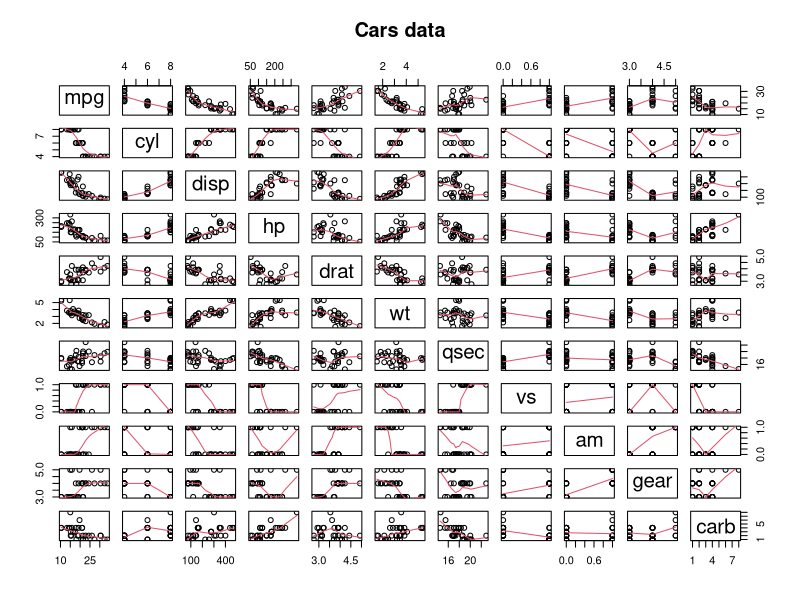
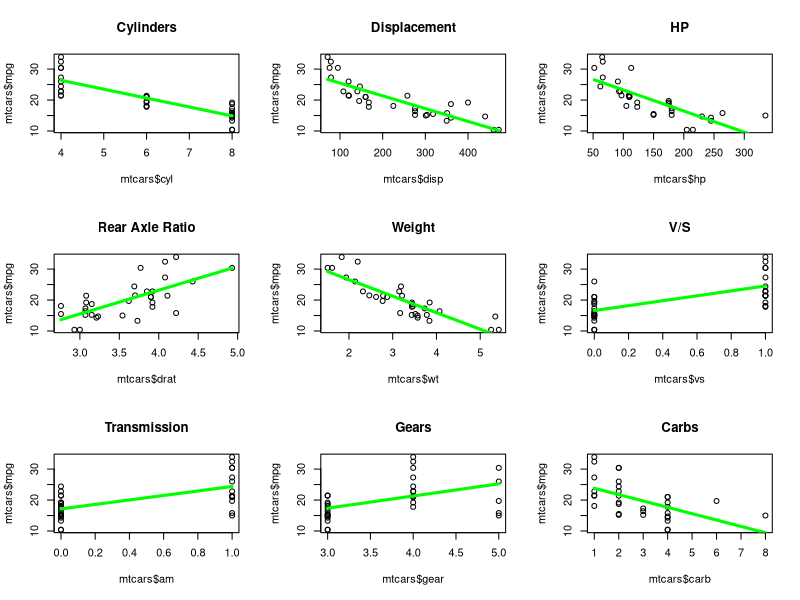
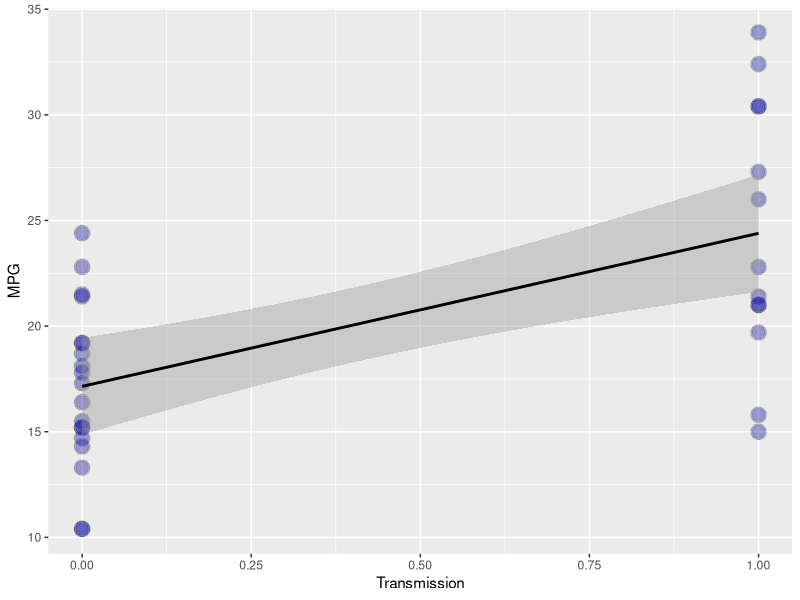
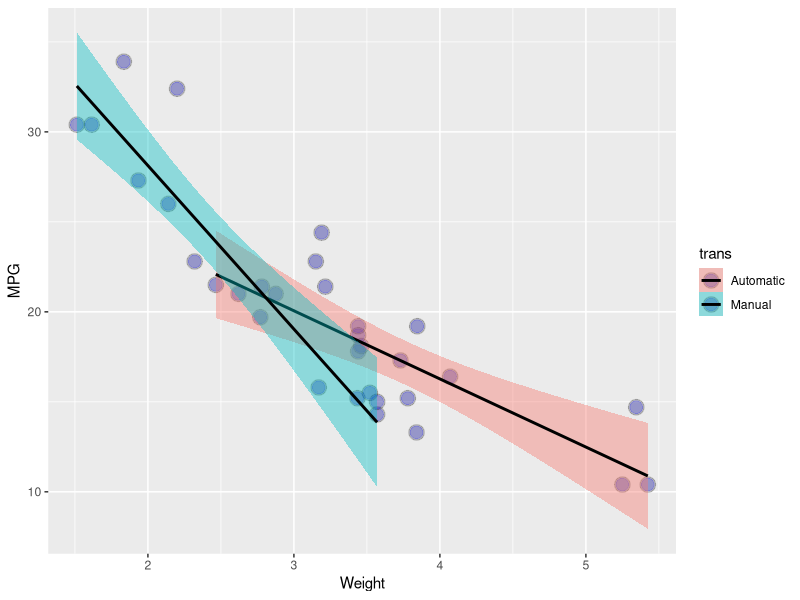
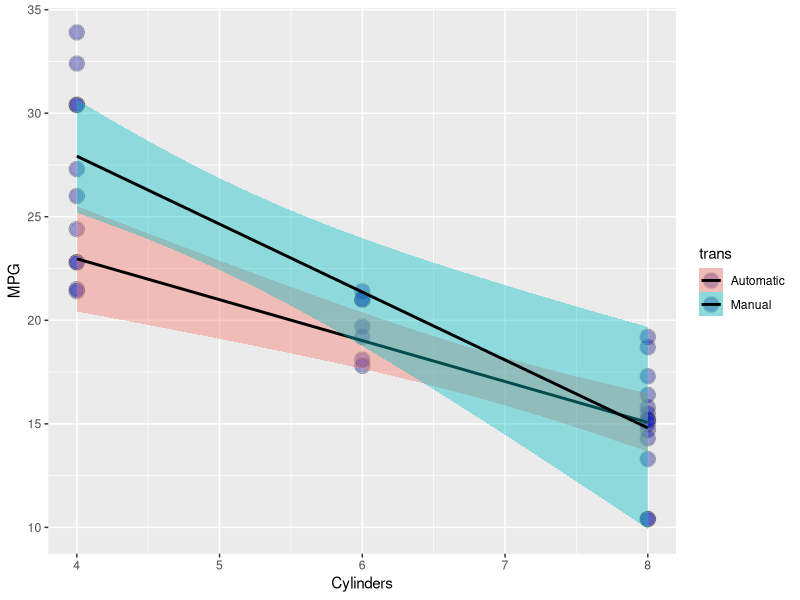

Recreate these plots in R, in order.
data(mtcars)

pairs(mpg~.,data=mtcars,panel=panel.smooth, main="Cars data")
par(mfrow=c(3,3))
plot(mtcars$cyl, mtcars$mpg, main="Cylinders"); lines(mtcars$cyl, lm(mpg ~ cyl, data=mtcars)$fitted, lwd=3, col="green")
plot(mtcars$disp, mtcars$mpg,main="Displacement"); lines(mtcars$disp, lm(mpg ~ disp, data=mtcars)$fitted, lwd=3, col="green")
plot(mtcars$hp, mtcars$mpg,main="HP"); lines(mtcars$hp, lm(mpg ~ hp, data=mtcars)$fitted, lwd=3, col="green")
plot(mtcars$drat, mtcars$mpg,main="Rear Axle Ratio"); lines(mtcars$drat, lm(mpg ~ drat, data=mtcars)$fitted, lwd=3, col="green")
plot(mtcars$wt, mtcars$mpg,main="Weight"); lines(mtcars$wt, lm(mpg ~ wt, data=mtcars)$fitted, lwd=3, col="green")
plot(mtcars$vs, mtcars$mpg,main="V/S"); lines(mtcars$vs, lm(mpg ~ vs, data=mtcars)$fitted, lwd=3, col="green")
plot(mtcars$am, mtcars$mpg,main="Transmission"); lines(mtcars$am, lm(mpg ~ am, data=mtcars)$fitted, lwd=3, col="green")
plot(mtcars$gear, mtcars$mpg,main="Gears"); lines(mtcars$gear, lm(mpg ~ gear, data=mtcars)$fitted, lwd=3, col="green")
plot(mtcars$carb, mtcars$mpg,main="Carbs"); lines(mtcars$carb, lm(mpg ~ carb, data=mtcars)$fitted, lwd=3, col="green")







#mean mpg for automatic
mean_auto=mean(mtcars[mtcars$am==0,]$mpg)

#mean mpg for manual
mean_manual=mean(mtcars[mtcars$am==1,]$mpg)

#Did the student interpret the coefficients correctly?


#Did the student do some exploratory data analyses?

#start by looking at MPG vs automatic and manual
library(ggplot2)
g=ggplot(mtcars,aes(x=am, y=mpg),)
g=g+xlab("Transmission")
g=g+ylab("MPG")
g=g+geom_point(size=5, color="black",alpha=0.2)
g=g+geom_point(size=4,color="blue",alpha=0.2)
g=g+geom_smooth(method="lm",color="black")
g

#add in weight and group by transmission
mtcars$trans="Automatic"
mtcars[mtcars$am==1,]$trans="Manual"
g=ggplot(mtcars,aes(x=wt, y=mpg, fill=trans),)
g=g+xlab("Weight")
g=g+ylab("MPG")
g=g+geom_point(size=5, color="black",alpha=0.2)
g=g+geom_point(size=4, color="blue", alpha=0.2)
g=g+geom_smooth(method="lm",color="black")
g

#add in weight and group by transmission
g=ggplot(mtcars,aes(x=cyl, y=mpg, fill=trans),)
g=g+xlab("Cylinders")
g=g+ylab("MPG")
g=g+geom_point(size=5, color="black",alpha=0.2)
g=g+geom_point(size=4, color="blue", alpha=0.2)
g=g+geom_smooth(method="lm",color="black")
g

#Did the student fit multiple models and detail their strategy for model selection?
#Look at linear model on transmission only
fit=lm(mtcars$mpg ~ mtcars$am)
summary(fit)

fit=lm(mtcars$mpg ~ mtcars$am+mtcars$wt)
summary(fit)


fit=lm(mtcars$mpg ~ mtcars$am+mtcars$wt+mtcars$cyl)
summary(fit)


#Did the student answer the questions of interest or detail why the question(s) is (are) not answerable?

#Did the student do a residual plot and some diagnostics?


#Did the student quantify the uncertainty in their conclusions and/or perform an inference correctly?


#Was the report brief (about 2 pages long) for the main body of the report and no longer than 5 with supporting appendix of figures?

#Did the report include an executive summary?

#Was the report done in Rmd (knitr)?